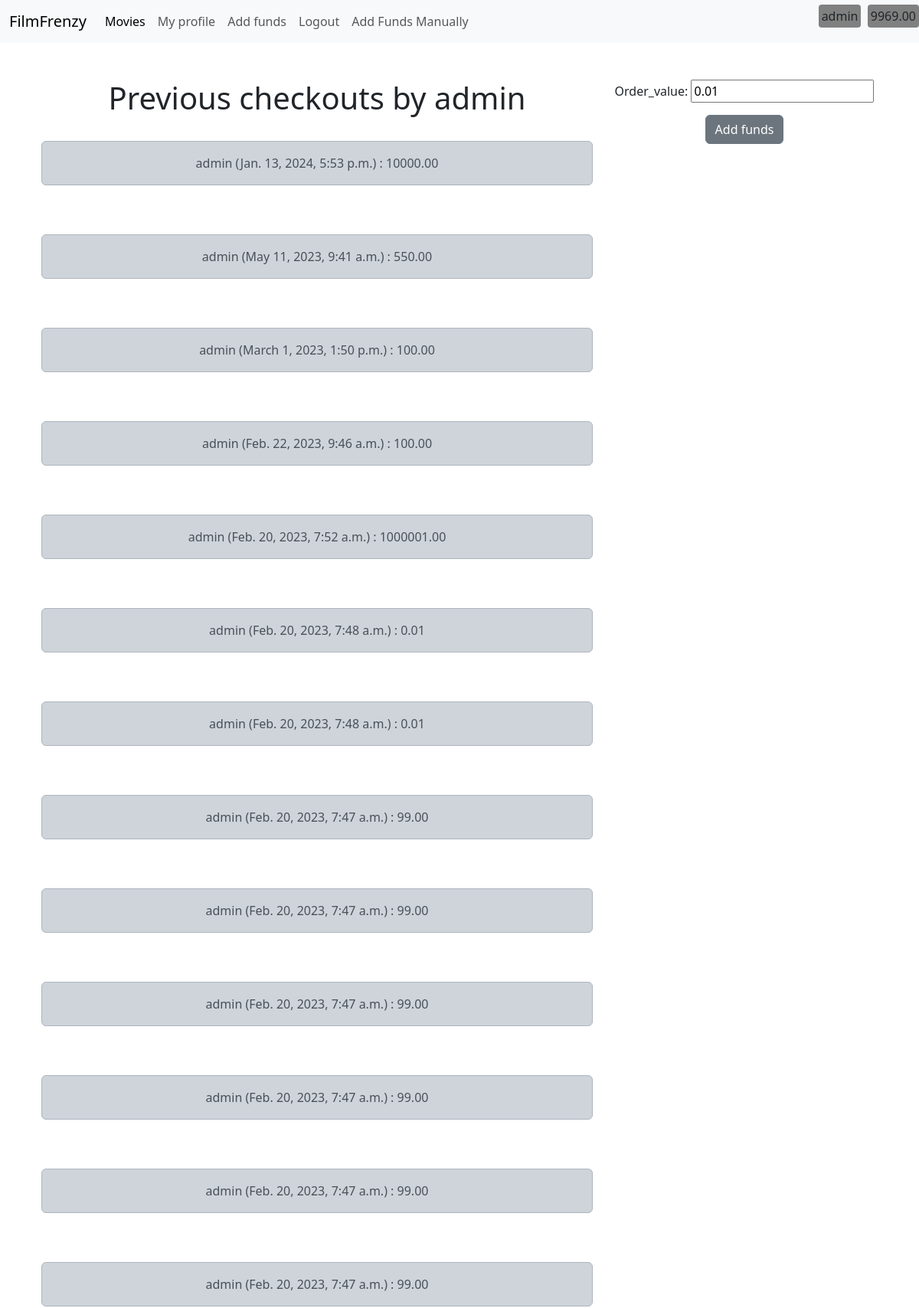
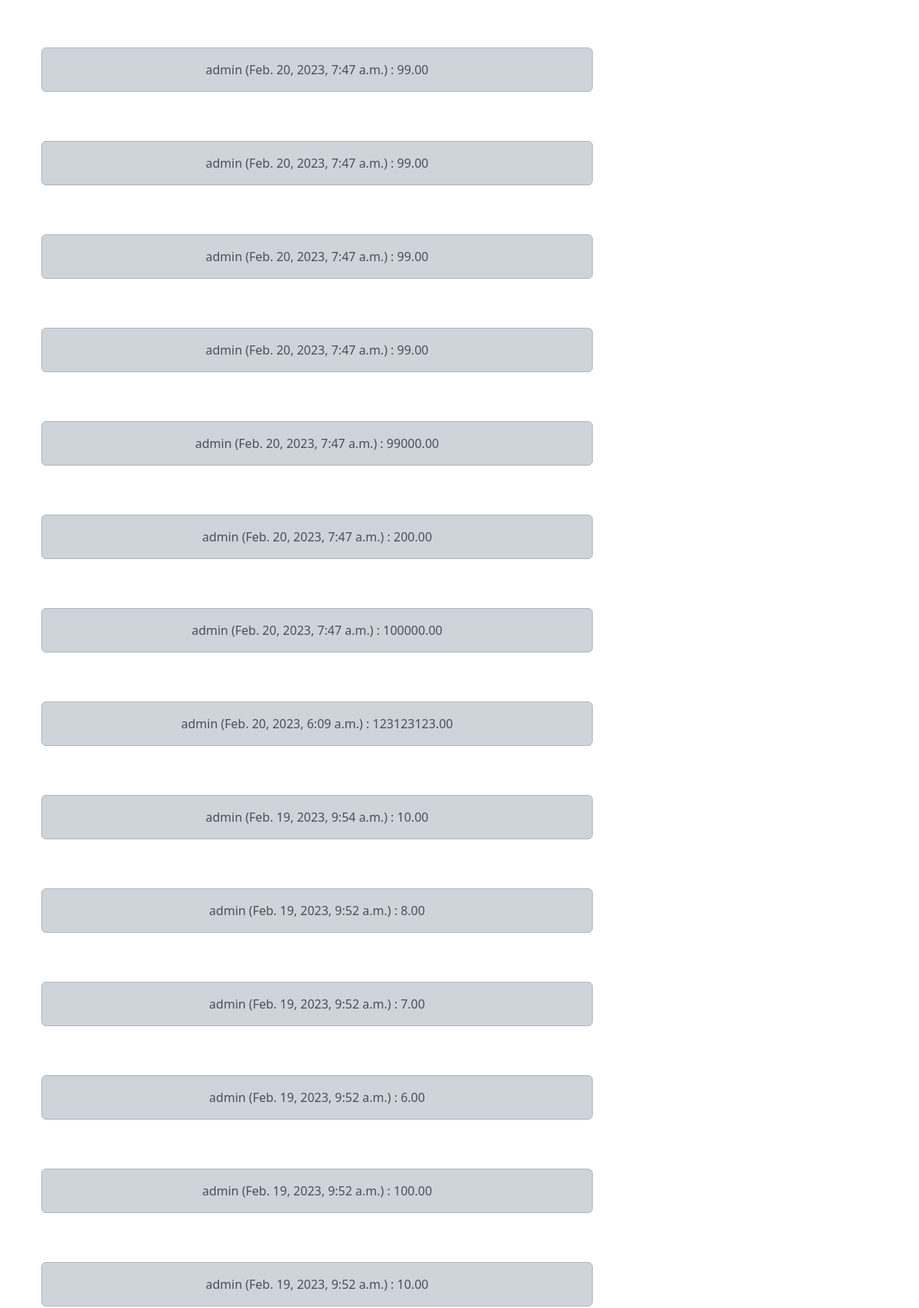
/add_funds_manually/ (signed in, upper part), run on the app's committed database (2 pictures, top to bottom).
### base/models.py (models this page shows, shortened)
class User(AbstractBaseUser):
    username = models.CharField(max_length=30, unique=True)
    email = models.EmailField(verbose_name="email", max_length=70, unique=True)
    first_name = models.CharField(max_length = 30,default = '')
    last_name = models.CharField(max_length = 30,default = '')
    token = models.DecimalField(verbose_name="token balance", decimal_places=2, max_digits=100000, default=0)
    streak_number = models.IntegerField(verbose_name="streak number", default=0)
    date_joined = models.DateTimeField(verbose_name="date joined", auto_now_add=True)
    last_login = models.DateTimeField(verbose_name="last login", auto_now=True)
    is_admin = models.BooleanField(default=False)
    is_superuser = models.BooleanField(default=False)
    is_active = models.BooleanField(default=True)
    is_staff = models.BooleanField(default=False)
    profile_image = models.ImageField(max_length=255, upload_to="images/", null=True, blank=True,
                                      default='17-640x640.jpeg')
    subscribed_movies = models.ManyToManyField(Movie, blank=True)
    objects = MyAccountManager()
    USERNAME_FIELD = 'email'
    REQUIRED_FIELDS = ['username']

class OrderManually(models.Model):
    user = models.ForeignKey(User,related_name='ordermanually',on_delete=models.CASCADE)
    order_value = models.DecimalField(verbose_name="order_value", decimal_places=2, max_digits=1000, default=0.01,validators=[validate_non_negative])
    created_at = models.DateTimeField(auto_now_add = True)

### base/views.py (the view)
# urls.py: path('add_funds_manually/',views.add_funds_manually,name="add_funds_manually"),
def add_funds_manually(request):
    if request.user.is_authenticated:
        user_orders = OrderManually.objects.filter(user_id = request.user.id).order_by('-created_at')
        form = OrderFormManually()
        if request.method == 'POST':
            form = OrderFormManually(request.POST)
            if form.is_valid():
                order = form.save(commit = False)
                order.user = request.user
                order.save()
                user = request.user
                user.token+=order.order_value
                user.save()
                return render(request,'add_funds_manually.html',{'user':request.user,'form':form,'orders':user_orders})
            else:
                 return render(request,'add_funds_manually.html',{"user":request.user,'form':OrderFormManually(),'orders':user_orders})
        else:
            return render(request,'add_funds_manually.html',{"user":request.user,'form':form,'orders':user_orders})
    else:
        return redirect('homepage')

### base/forms.py
class OrderFormManually(forms.ModelForm):
    class Meta:
        model = OrderManually
        fields = ('order_value',)

### base/templates/add_funds_manually.html (shortened to what this page needs)
{% extends 'base.html' %}
{% block content %}
<div class = "container text-center">
    <div class = "row">
        <div class="col-8">
            <h1>Previous checkouts by {{user.username}}</h1>
            <div style="position: absolute; top: 0.25cm; right: 0;">
                <span style="background-color: gray; padding: 0.25rem; border-radius: 0.25rem;">{{user.token}}</span>
              </div>
              <div style="position: absolute; top: 0.25cm; right: 2cm;">
                <span style="background-color: gray; padding: 0.25rem; border-radius: 0.25rem;">{{user.username}}</span>
              </div>
            <br/>
            {% if orders %}
            {% for order in orders %}
            <div class="alert alert-dark" role="alert">
                {{user.username}} ({{order.created_at }}) : {{order.order_value}}
              </div>
            <br/><br/>
            {%endfor%}
        {%endif%}
        </div>
            <div class="col-4">
                {%if form%}
                <form method = POST>
                    {{form.as_p}}
                    <button type="submit" class="btn btn-secondary">Add funds</button>
                  </form>
                <br/><br/><br/>
                {%endif%}
            </div>
    </div>
</div>
{% endblock %}

### data on the page
User: username "admin", token "9969.00"
OrderManually: created_at "Jan. 13, 2024, 5:53 p.m.", order_value "10000.00"
OrderManually: created_at "May 11, 2023, 9:41 a.m.", order_value "550.00"
OrderManually: created_at "March 1, 2023, 1:50 p.m.", order_value "100.00"
OrderManually: created_at "Feb. 22, 2023, 9:46 a.m.", order_value "100.00"
OrderManually: created_at "Feb. 20, 2023, 7:52 a.m.", order_value "1000001.00"
OrderManually: created_at "Feb. 20, 2023, 7:48 a.m.", order_value "0.01"
OrderManually: created_at "Feb. 20, 2023, 7:48 a.m.", order_value "0.01"
OrderManually: created_at "Feb. 20, 2023, 7:47 a.m.", order_value "99.00"
OrderManually: created_at "Feb. 20, 2023, 7:47 a.m.", order_value "99.00"
OrderManually: created_at "Feb. 20, 2023, 7:47 a.m.", order_value "99.00"
OrderManually: created_at "Feb. 20, 2023, 7:47 a.m.", order_value "99.00"
OrderManually: created_at "Feb. 20, 2023, 7:47 a.m.", order_value "99.00"
OrderManually: created_at "Feb. 20, 2023, 7:47 a.m.", order_value "99.00"
OrderManually: created_at "Feb. 20, 2023, 7:47 a.m.", order_value "99.00"
OrderManually: created_at "Feb. 20, 2023, 7:47 a.m.", order_value "99.00"
OrderManually: created_at "Feb. 20, 2023, 7:47 a.m.", order_value "99.00"
OrderManually: created_at "Feb. 20, 2023, 7:47 a.m.", order_value "99.00"
OrderManually: created_at "Feb. 20, 2023, 7:47 a.m.", order_value "99000.00"
OrderManually: created_at "Feb. 20, 2023, 7:47 a.m.", order_value "200.00"
OrderManually: created_at "Feb. 20, 2023, 7:47 a.m.", order_value "100000.00"
OrderManually: created_at "Feb. 20, 2023, 6:09 a.m.", order_value "123123123.00"
OrderManually: created_at "Feb. 19, 2023, 9:54 a.m.", order_value "10.00"
OrderManually: created_at "Feb. 19, 2023, 9:52 a.m.", order_value "8.00"
OrderManually: created_at "Feb. 19, 2023, 9:52 a.m.", order_value "7.00"
OrderManually: created_at "Feb. 19, 2023, 9:52 a.m.", order_value "6.00"
OrderManually: created_at "Feb. 19, 2023, 9:52 a.m.", order_value "100.00"
OrderManually: created_at "Feb. 19, 2023, 9:52 a.m.", order_value "10.00"
